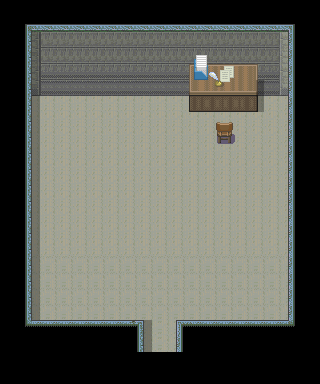

Rendered tile map (Tiled .tmx) drawn with the repository's tilesets; below, a short description and the map source with its tile grids summarised:
An orthogonal 20x24 tile map with 16x16 px tiles, 5 tile layers (Base, Base2, MonoShita, MonoChu, ...), 4 tilesets and 9 objects.

<map version="1.0" orientation="orthogonal" renderorder="right-down" width="20" height="24" tilewidth="16" tileheight="16" backgroundcolor="#000000" nextobjectid="17">
 <tileset firstgid="1" name="ST-Sewer-01" tilewidth="16" tileheight="16" tilecount="1504" columns="16">
  <image source="ST-Sewer-01.png" trans="aa55ff" width="256" height="1504" />
 </tileset>
 <tileset firstgid="1505" name="ed4" tilewidth="16" tileheight="16" tilecount="480" columns="30">
  <image source="ed4.png" trans="aa55ff" width="480" height="256" />
 </tileset>
 <tileset firstgid="1985" name="ST-Hospital-I01" tilewidth="16" tileheight="16" tilecount="1856" columns="16">
  <image source="ST-Hospital-I01.png" trans="aa55ff" width="256" height="1856" />
 </tileset>
 <tileset firstgid="3841" name="set-mansion-in" tilewidth="16" tileheight="16" tilecount="9900" columns="90">
  <image source="set-mansion-in.png" trans="aa55ff" width="1440" height="1760" />
 </tileset>
 <layer name="Base" width="20" height="24">
  <properties>
   <property name="z" value="-10" />
  </properties>
  <data>[480 cells, 292 non-empty, 15 distinct tile ids]</data>
 </layer>
 <layer name="Base2" width="20" height="24">
  <properties>
   <property name="z" value="-10" />
  </properties>
  <data>[480 cells, 73 non-empty, 11 distinct tile ids]</data>
 </layer>
 <layer name="MonoShita" width="20" height="24">
  <properties>
   <property name="z" value="-10" />
  </properties>
  <data>[480 cells, 22 non-empty, 22 distinct tile ids]</data>
 </layer>
 <layer name="MonoChu" width="20" height="24">
  <properties>
   <property name="z" value="-10" />
  </properties>
  <data>[480 cells, 2 non-empty, 2 distinct tile ids]</data>
 </layer>
 <objectgroup name="collision">
  <object id="1" x="288" y="0" width="32" height="384" />
  <object id="2" x="176" y="320" width="112" height="64" />
  <object id="4" x="0" y="320" width="144" height="64" />
  <object id="5" x="0" y="0" width="32" height="320" />
  <object id="6" x="32" y="0" width="256" height="96" />
  <object id="7" x="192" y="96" width="64" height="16" />
 </objectgroup>
 <objectgroup name="event">
  <object id="9" x="288" y="0" width="32" height="32">
   <properties>
    <property name="EventID" value="1" />
    <property name="trigger" value="0" />
   </properties>
  </object>
  <object id="12" x="144" y="352" width="32" height="32">
   <properties>
    <property name="EventID" value="2" />
    <property name="trigger" value="1" />
   </properties>
  </object>
  <object id="13" x="208" y="64" width="32" height="48">
   <properties>
    <property name="EventID" value="3" />
    <property name="trigger" value="2" />
   </properties>
  </object>
 </objectgroup>
 <layer name="shadow" width="20" height="24">
  <properties>
   <property name="z" value="-10" />
  </properties>
  <data>[480 cells, 22 non-empty, 1 distinct tile ids]</data>
 </layer>
</map>
